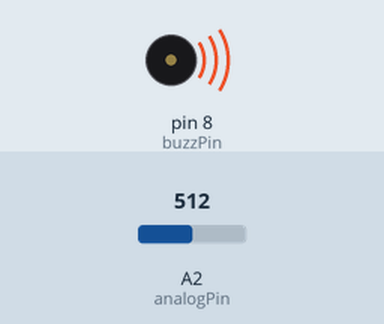
Bench run of a sketch on a simulated Arduino Uno, built with avr-gcc and run on an emulated ATmega328P. Shown: buzzer (waves = sounding). The inputs (shaded band) are chosen by the test bench; at power-on: A2 (analogPin) = 512. What the sketch prints to the serial monitor is not drawn.

Above: at 0.1 s.
Timing chart, 0 to 1.6 s (numbered marks = the images above):
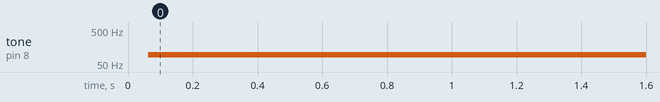

Measured:
- by itself, tone on pin 8 (buzzPin): silent → 94 Hz at 0.06 s

The sketch:

differnt_tones_in_a_passive_buzzer.ino
```cpp
int potVal;
float toneVal;
int buzzPin=8;
int analogPin=A2;


void setup() {
  // put your setup code here, to run once:
  Serial.begin(1000000);
  pinMode(buzzPin,OUTPUT);
  pinMode(analogPin,INPUT);

}

void loop() {
  // put your main code here, to run repeatedly:
potVal=analogRead(analogPin);
toneVal=((9940./1023.)*potVal)+60;
Serial.println(toneVal);
digitalWrite(buzzPin,HIGH);
delayMicroseconds(toneVal);
digitalWrite(buzzPin,LOW);
delayMicroseconds(toneVal);

}
```
